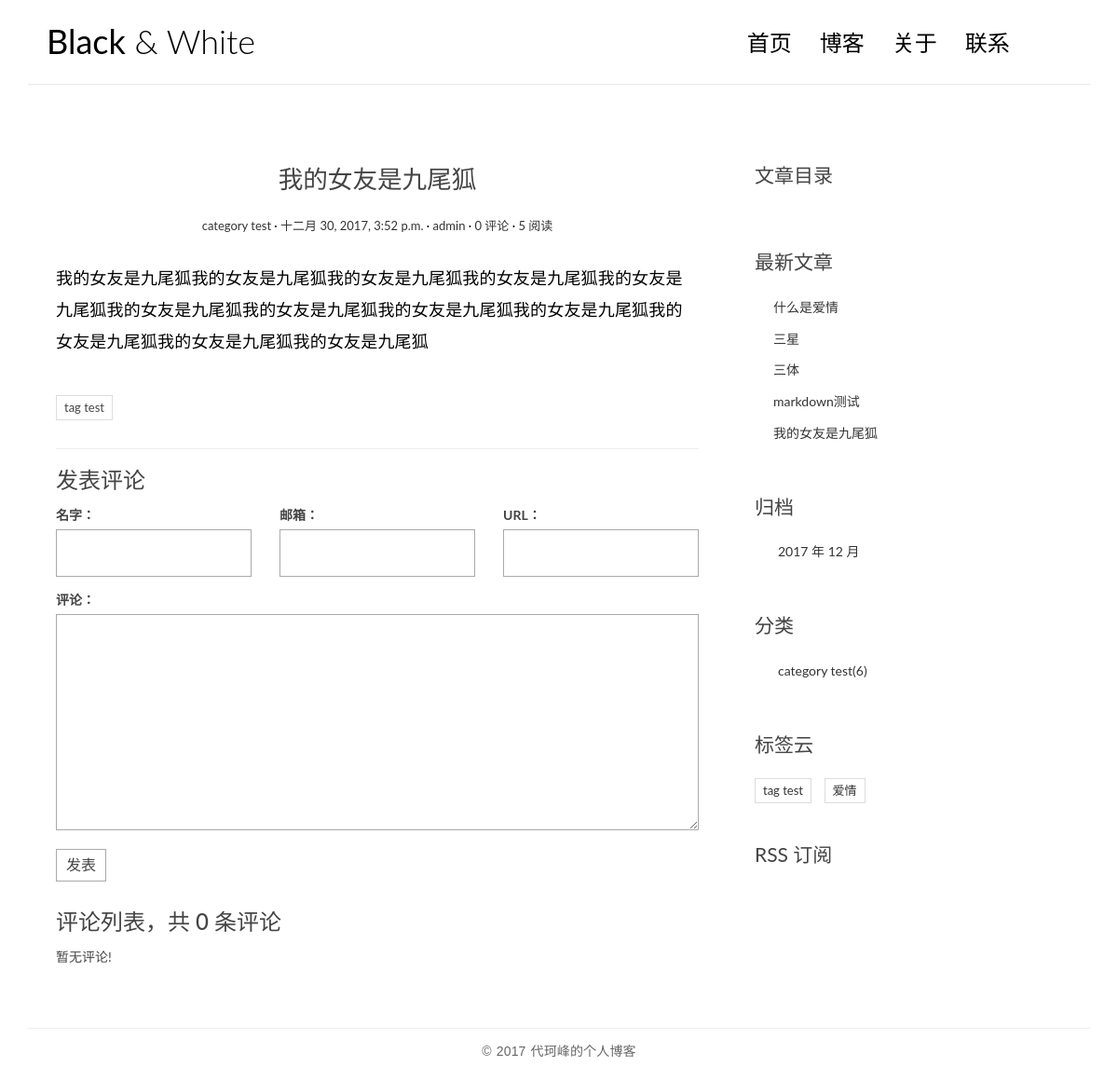
The app's page /post/2/ with its own data.
### blog/models.py (models this page shows, shortened)
class Post(models.Model):
    title = models.CharField(max_length=70, verbose_name='标题')
    body = models.TextField(verbose_name='正文')
    created_time = models.DateTimeField(verbose_name='创建时间')
    modified_time = models.DateTimeField(verbose_name='更新时间')
    excerpt = models.CharField(max_length=200, blank=True, verbose_name='摘要')
    category = models.ForeignKey(Category, verbose_name='分类')
    tags = models.ManyToManyField(Tag, blank=True, verbose_name='标签')
    author = models.ForeignKey(User, verbose_name='作者')
    views = models.PositiveIntegerField(default=0)
    def get_absolute_url(self):
        return reverse('blog:detail', kwargs={'pk': self.pk})
    def increase_views(self):
        self.views += 1
        self.save(update_fields=['views'])
    def save(self, *args, **kwargs):
        if not self.excerpt:
            md = markdown.Markdown(extensions=[
                'markdown.extensions.extra',
                'markdown.extensions.codehilite',
            ])
            self.excerpt = strip_tags(md.convert(self.body))[:54]
            super(Post, self).save(*args, **kwargs)
    class Meta:
        verbose_name = verbose_name_plural = '文章'
        ordering = ['-created_time']

class Category(models.Model):
    name = models.CharField(max_length=100, verbose_name='分类')
    def __str__(self):
        return self.name
    class Meta:
        verbose_name = verbose_name_plural = '分类'

class Tag(models.Model):
    name = models.CharField(max_length=70, verbose_name='标签')
    class Meta:
        verbose_name = verbose_name_plural = '标签'

### blog/views.py (the view)
# urls.py: url(r'^post/(?P<pk>[0-9]+)/$', views.PostDetailView.as_view(), name='detail'),
class PostDetailView(DetailView):
    model = Post
    template_name = 'blog/detail.html'
    context_object_name = 'post'
    def get(self, request, *args, **kwargs):
        response = super(PostDetailView, self).get(request, *args, **kwargs)
        self.object.increase_views()
        return response
    def get_object(self, queryset=None):
        post = super(PostDetailView, self).get_object(queryset=None)
        post.body = markdown.markdown(post.body,
                                      extensions=[
                                          'markdown.extensions.extra',
                                          'markdown.extensions.codehilite',
                                          'markdown.extensions.toc',
                                      ])
        md = markdown.Markdown(extensions=[
            'markdown.extensions.extra',
            'markdown.extensions.codehilite',
            'markdown.extensions.toc',
            TocExtension(slugify=slugify),
        ])
        post.body = md.convert(post.body)
        post.toc = md.toc
        return post
    def get_context_data(self, **kwargs):
        context = super(PostDetailView, self).get_context_data(**kwargs)
        form = CommentForm()
        comment_list = self.object.comment_set.all()
        context.update({
            'form': form,
            'comment_list': comment_list
        })
        return context

### comments/forms.py
class CommentForm(forms.ModelForm):
    class Meta:
        model = Comment
        fields = ['name', 'email', 'url', 'text']

### blog/templatetags/blog_tags.py (called while the page is built)
@register.simple_tag
def get_recent_posts(num=5):
    return Post.objects.all().order_by('-created_time')[:num]

@register.simple_tag
def archives():
    return Post.objects.dates('created_time', 'month', order='DESC')

@register.simple_tag
def get_categories():
    return Category.objects.annotate(num_posts=Count('post')).filter(num_posts__gt=0)

@register.simple_tag
def get_tags():
    return Tag.objects.annotate(num_posts=Count('post')).filter(num_posts__gt=0)

### templates/blog/detail.html (shortened to what this page needs)
{% extends 'base.html' %}
    {% block main %}
        <article class="post post-{{ post.pk }}">
            <header class="entry-header">
                <h1 class="entry-title">{{ post.title }}</h1>
                <div class="entry-meta">
                    <span class="post-category"><a href="{% url 'blog:category' post.category.pk %}">{{ post.category }}</a></span>
                    <span class="post-date"><a href="#"><time class="entry-date"
                                                              datetime="{{ post.created_time }}">{{ post.created_time }}</time></a></span>
                    <span class="post-author"><a href="#">{{ post.author }}</a></span>
                    <span class="comments-link"><a href="{{ post.get_absolute_url}}#comment_area">{{ post.comment_set.count }} 评论</a></span>
                    <span class="views-count"><a href="#">{{ post.views }} 阅读</a></span>
                </div>
            </header>
            <div class="entry-content clearfix">
                {{ post.body|safe }}
            </div>
            <div class="widget widget-tag-cloud">
                <ul>
                    {% for tag in post.tags.all %}
                    <li>{{ tag.name }}</li>
                    {% endfor %}
                </ul>
            </div>
        </article>
        <section class="comment-area" id="comment-area">
            <hr>
            <h3>发表评论</h3>
            <form action="{% url 'comments:post_comment' post.pk %}" method="post" class="comment-form">
                <div class="row">
                    <div class="col-md-4">
                        <label for="{{ form.name.id_for_label }}">名字：</label>
                        {{ form.name }}{{ form.name.errors }}
                    </div>
                    <div class="col-md-4">
                        <label for="{{ form.email.id_for_label }}">邮箱：</label>
                        {{ form.email }}
                    </div>
                    <div class="col-md-4">
                        <label for="{{ form.url.id_for_label }}">URL：</label>
                        {{ form.url }}
                    </div>
                    <div class="col-md-12">
                        <label for="{{ form.text.id_for_label }}">评论：</label>
                        {{ form.text }}
                        <button type="submit" class="comment-btn">发表</button>
                    </div>
                </div>
            </form>
            <div class="comment-list-panel">
                <h3>评论列表，共 <span>{{ post.comment_set.count }}</span> 条评论</h3>
                <ul class="comment-list list-unstyled">
                    {% for comment in comment_list %}
                    <li class="comment-item">
                        <span class="nickname">{{ comment.name }}</span>
                        <time class="submit-date" datetime="{{ comment.created_time }}">{{ comment.created_time }}</time>
                        <div class="text">
                            {{ comment.text }}
                        </div>
                    </li>
                    {% empty %}
                    暂无评论!
                    {% endfor %}
                </ul>
            </div>
        </section>
    {% endblock main %}
    {%block toc %}
        <div class="widget widget-content">
            <h3 class="widget-title">文章目录</h3>
        </div>
    {% endblock toc %}

### templates/base.html (shortened to what this page needs)
<!DOCTYPE html>
{% load staticfiles %}
{% load blog_tags %}
<html>
<head>
    <link rel="stylesheet" href="http://code.ionicframework.com/ionicons/2.0.1/css/ionicons.min.css">
    <link rel="stylesheet" href="{% static 'blog/css/bootstrap.min.css' %}">
    <link rel="stylesheet" href="{% static 'blog/css/pace.css' %}">
    <link rel="stylesheet" href="{% static 'blog/css/custom.css' %}">
    <link rel="stylesheet" href="{% static 'blog/css/highlights/github.css' %}">
</head>
<body>
<div class="container">
    <header id="site-header">
        <div class="row">
            <div class="col-md-4 col-sm-5 col-xs-8">
                <div class="logo">
                    <h1><a href="{% url 'blog:index' %}"><b>Black</b> &amp; White</a></h1>
                </div>
            </div>
            <div class="col-md-8 col-sm-7 col-xs-4">
                <nav class="main-nav" role="navigation">
                    <div class="collapse navbar-collapse" id="bs-example-navbar-collapse-1">
                        <ul class="nav navbar-nav navbar-right">
                            <li class="cl-effect-11"><a href="{% url 'blog:index' %}" data-hover="首页">首页</a></li>
                            <li class="cl-effect-11"><a href="full-width.html" data-hover="博客">博客</a></li>
                            <li class="cl-effect-11"><a href="about.html" data-hover="关于">关于</a></li>
                            <li class="cl-effect-11"><a href="contact.html" data-hover="联系">联系</a></li>
                        </ul>
                    </div>
                </nav>
            </div>
        </div>
    </header>
</div>
<div class="content-body">
    <div class="container">
        <div class="row">
            <main class="col-md-8">
                {% block main %}
                {% endblock main %}
            </main>
            <aside class="col-md-4">
                {% block toc %}
                {% endblock toc %}
                <div class="widget widget-recent-posts">
                    <h3 class="widget-title">最新文章</h3>
                    {% get_recent_posts as recent_post_list %}
                    <ul>
                        {% for post in recent_post_list %}
                            <li>
                                <a href="{{ post.get_absolute_url }}">{{ post.title }}</a>
                            </li>
                        {% empty %}
                        暂无文章!
                        {% endfor %}
                    </ul>
                </div>
                <div class="widget widget-archives">
                    <h3 class="widget-title">归档</h3>
                    {% archives as date_list %}
                    <ul>
                        {% for date in date_list %}
                        <li>
                            <a href="{% url 'blog:archives' date.year date.month %}">{{ date.year }} 年 {{ date.month }} 月</a>
                        </li>
                        {% empty %}
                        暂无归档!
                        {% endfor %}
                    </ul>
                </div>
                <div class="widget widget-category">
                    <h3 class="widget-title">分类</h3>
                    {% get_categories as category_list %}
                    <ul>
                        {% for category in category_list %}
                        <li>
                            <a href="{% url 'blog:category' category.pk %}">{{ category.name }}<span class="post-count">({{ category.num_posts }})</span></a>
                        </li>
                        {% empty %}
                        暂无分类!
                        {% endfor %}
                    </ul>
                </div>
                <div class="widget widget-tag-cloud">
                    <h3 class=" widget-title">标签云</h3>
                    {% get_tags as tag_list %}
                    <ul>
                        {% for tag in tag_list %}
                        <li>
                            <a href="{% url 'blog:tag' tag.pk %}">{{ tag.name }}</a>
                        </li>
                        {% empty %}
                        暂无标签!
                        {% endfor %}
                    </ul>
                </div>
                <div class="rss">
                    <a href="{% url 'rss' %}"> RSS 订阅</a>
                </div>
            </aside>
        </div>
    </div>
</div>
<footer id="site-footer">
    <div class="container">
        <div class="row">
            <div class="col-md-12">
                <p class="copyright">
                    &copy 2017 代珂峰的个人博客
                </p>
            </div>
        </div>
    </div>
</footer>
</body>
</html>

### blog/static/blog/css/custom.css (style rules this page uses)
* { outline: none; }
h1, h2, h3, h4, h5, h6 { margin-top: 0; }
b { font-weight: 400; }
a { color: #333; }
body { color: #444; font-family: 'Lato', sans-serif; }
p { font-family: 'Ubuntu', sans-serif; font-weight: 400; word-spacing: 1px; letter-spacing: 0.01em; }
#site-header { background-color: #FFF; padding: 25px 20px; margin-bottom: 40px; border-bottom: 1px solid #e7e7e7; }
.logo h1 a { color: #000; }
.logo h1 { margin: 0; font-family: 'Lato', sans-serif; font-weight: 300; }
.main-nav { margin-top: 11px; max-width: 95%; }
.main-nav a { color: #000000 !important; padding: 0 0 5px 0 !important; margin-right: 30px; font-family: 'Lato', sans-serif; font-weight: 300; font-size: 24px; }
.cl-effect-11 a { padding: 10px 0; color: #0972b4; text-shadow: none; }
.cl-effect-11 a::before { position: absolute; top: 0; left: 0; overflow: hidden; padding: 0 0 5px 0 !important; max-width: 0; border-bottom: 1px solid #000; color: #000; content: attr(data-hover); white-space: nowrap; -webkit-transition: max-width 0.5s; -moz-transition: max-width 0.5s; transition: max-width 0.5s; }
.content-body { padding-bottom: 4em; }
.post { background: #fff; padding: 30px 30px 0; }
.entry-title { text-align: center; font-size: 1.9em; margin-bottom: 20px; line-height: 1.6; padding: 10px 20px 0; }
.entry-meta { text-align: center; color: #DDDDDD; font-size: 13px; margin-bottom: 30px; }
.entry-content { font-size: 18px; line-height: 1.9; font-weight: 300; color: #000; }
.post-category::after, .post-date::after, .post-author::after, .comments-link::after { content: ' ·'; color: #000; }
.widget { background: #fff; padding: 30px 0 0; }
.widget-title { font-size: 1.5em; margin-bottom: 20px; line-height: 1.6; padding: 10px 0 0; font-weight: 400; }
.widget-recent-posts ul { padding: 0; margin: 0; padding-left: 20px; }
.widget-recent-posts ul li { list-style-type: none; position: relative; line-height: 170%; margin-bottom: 10px; }
.widget-recent-posts ul li::before { content: '\f3d3'; font-family: "Ionicons"; position: absolute; left: -17px; top: 3px; font-size: 16px; color: #000; }
.widget-archives ul { padding: 0; margin: 0; padding-left: 25px; }
.widget-archives ul li { list-style-type: none; position: relative; line-height: 170%; margin-bottom: 10px; }
.widget-archives ul li::before { content: '\f3f3'; font-family: "Ionicons"; position: absolute; left: -25px; top: 1px; font-size: 16px; color: #000; }
.widget-category ul { padding: 0; margin: 0; padding-left: 25px; }
.widget-category ul li { list-style-type: none; position: relative; line-height: 170%; margin-bottom: 10px; }
.widget-category ul li::before { content: '\f3fe'; font-family: "Ionicons"; position: absolute; left: -25px; top: 1px; font-size: 18px; color: #000; }
.widget-tag-cloud ul { padding: 0; margin: 0; margin-right: -10px; }
.widget-tag-cloud ul li { list-style-type: none; font-size: 13px; display: inline-block; margin-right: 10px; margin-bottom: 10px; padding: 3px 8px; border: 1px solid #ddd; }
.rss { font-size: 21px; margin-top: 30px; }
.rss a { color: #444; }
#site-footer { padding-top: 10px; padding: 0 0 1.5em 0; }
.copyright { text-align: center; padding-top: 1em; margin: 0; border-top: 1px solid #eee; color: #666; }
.contact-form input, .comment-form input { border: 1px solid #aaa; margin-bottom: 15px; width: 100%; padding: 15px 15px; font-size: 16px; line-height: 100%; transition: 0.4s border-color linear; }
.contact-form textarea, .comment-form textarea { border: 1px solid #aaa; margin-bottom: 15px; width: 100%; padding: 15px 15px; font-size: 16px; line-height: 20px !important; min-height: 183px; transition: 0.4s border-color linear; }
.comment-area { padding: 0 30px 0; }
.comment-form { margin-top: 15px; }
.comment-form .comment-btn { background-color: #fff; border: 1px solid #aaa; font-size: 16px; padding: 5px 10px; }
.comment-list-panel { margin-top: 30px; }
.comment-list { margin-top: 15px; }

### records on screen
Post: title "我的女友是九尾狐", category "category test", created_time "十二月 30, 2017, 3:52 p.m.", author "admin", comment_set.count "0", views "5", body "我的女友是九尾狐我的女友是九尾狐我的女友是九尾狐我的女友是九尾狐我的女友是九尾狐我的女友是九尾狐我的女友是九尾狐我的女友是九尾狐我的女友是九尾狐我的女友是九尾狐我的女友是九尾狐我的女友是九尾狐"
Tag: name "tag test"
Post: title "什么是爱情"
Post: title "三星"
Post: title "三体"
Post: title "markdown测试"
Category: name "category test", num_posts "6"
Tag: name "爱情"

### other values on screen
{{ date.year }} "2017"
{{ date.month }} "12"
